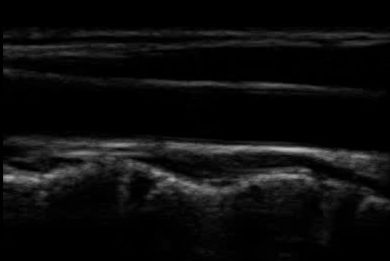
#> input picture data/us_images/09-41-06_1.jpg, 390 x 261 px, found by its file name; its folder holds 4 pictures in this run
$ python resize.py
#> lines starting #> are read from the running program, lines starting #| are printed output that depends on the picture
#!/usr/bin/env python3
# -*- coding: utf-8 -*-
"""
Created on Mon Mar 23 15:09:08 2020

@author: nageswara
"""

from path import SYMBOLS
from PIL import Image
import os

def resize():
    orig_imgs_path = os.path.join(__file__, "/data/us_images")
    resized_imgs_path =  os.path.join(__file__, "/data/us_images_resized")
    for filename in os.listdir(orig_imgs_path):
        if filename.endswith(".jpg"):
            file = Image.open(os.path.join(orig_imgs_path, filename))
#> file is the input picture: PIL image 390x261 RGB; min 0, max 188, mean 12.8
            resized = file.resize((SYMBOLS.INPUT_SIZE, SYMBOLS.INPUT_SIZE))
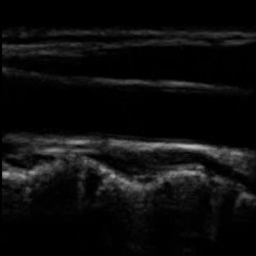
#> resized: PIL image 256x256 RGB; min 0, max 189, mean 12.8
            filename = os.path.join(resized_imgs_path, filename)
            open(filename, 'a').close()
            resized.save(filename)
#> pass 2 of the loop in resize, `for filename in os.listdir(orig_imgs_path):`:
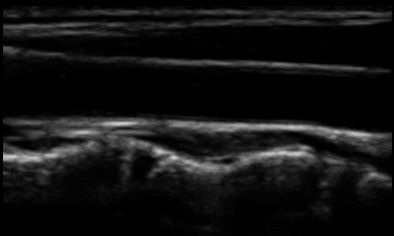
#> input picture data/us_images/09-41-06_2.jpg, 394 x 236 px, found by its file name
#> in resize, file is the input picture: PIL image 394x236 RGB; min 0, max 208, mean 19.1
#> in resize, `resized = file.resize((SYMBOLS.INPUT_SIZE, SYMBOLS.INPUT_SIZE))`:
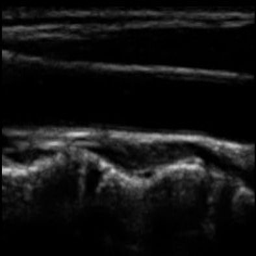
#> resized: PIL image 256x256 RGB; min 0, max 203, mean 19.1
#> pass 3 of the loop in resize, `for filename in os.listdir(orig_imgs_path):`:
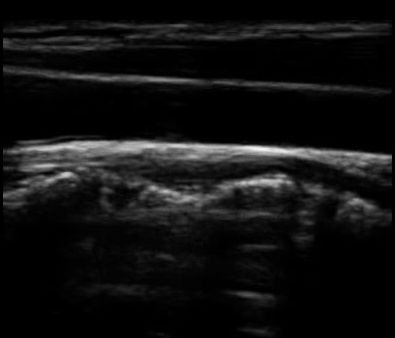
#> input picture data/us_images/09-42-05_1.jpg, 395 x 338 px, found by its file name
#> in resize, file is the input picture: PIL image 395x338 RGB; min 0, max 247, mean 17.6
#> in resize, `resized = file.resize((SYMBOLS.INPUT_SIZE, SYMBOLS.INPUT_SIZE))`:
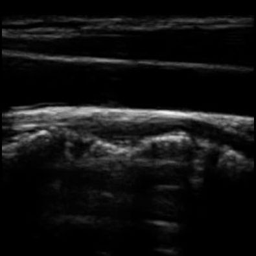
#> resized: PIL image 256x256 RGB; min 0, max 243, mean 17.6
#> the loop made 4 passes; the first 3 are shown


if __name__ == "__main__":
    resize()
